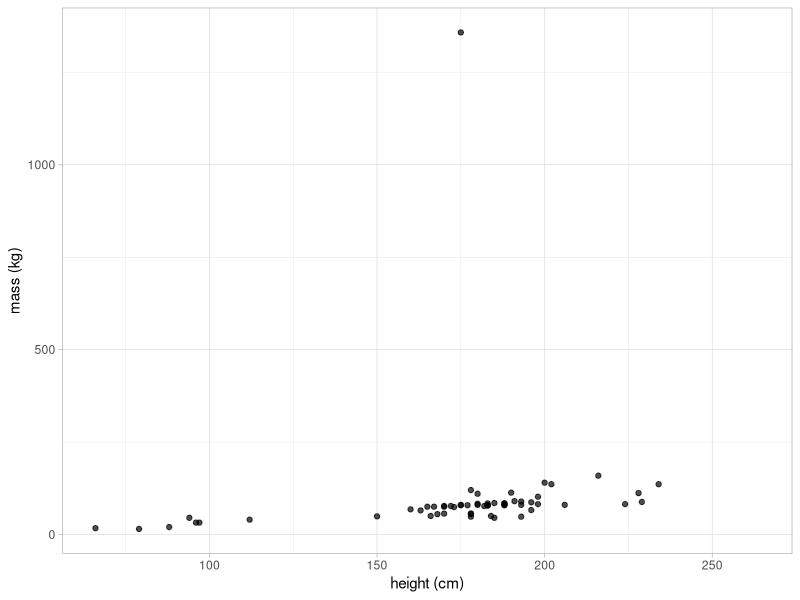
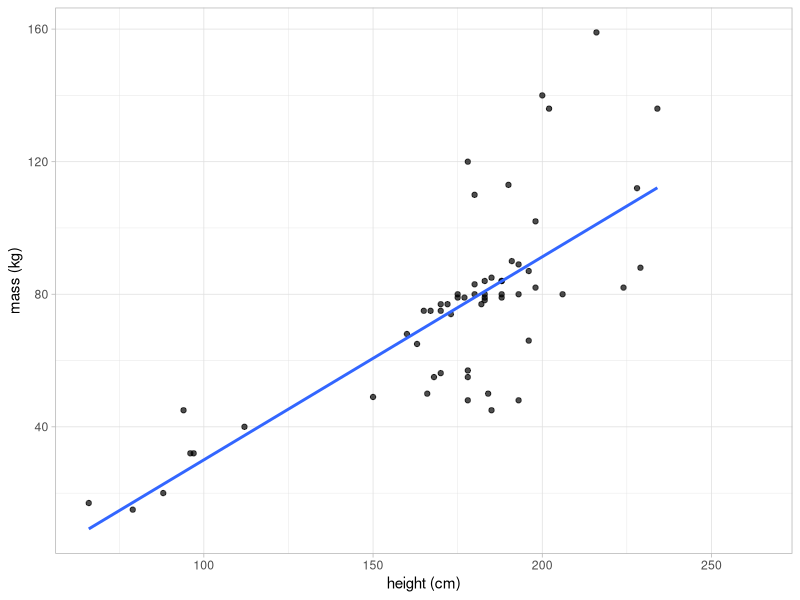

Recreate these plots in R, in order.
## ---- chunk 1
#| label: setup

library(dplyr)
library(ggplot2)

theme_set(theme_light())
## ---- chunk 2
#| label: glimpse

glimpse(starwars)
## ---- chunk 3
#| label: summary-table

starwars |>
  group_by(sex) |>
  summarise(
    n           = n(),
    mean_height = mean(height, na.rm = TRUE),
    mean_mass   = mean(mass,   na.rm = TRUE),
    .groups     = "drop"
  ) |>
  mutate(across(where(is.numeric), \(x) round(x, 1)))
## ---- chunk 4
#| label: fig-scatter
#| fig-cap: "Height and mass for every character with both recorded."

starwars |>
  ggplot(aes(height, mass)) +
  geom_point(alpha = 0.7) +
  labs(x = "height (cm)", y = "mass (kg)")
## ---- chunk 5
#| label: heaviest

starwars |>
  select(name, height, mass, species) |>
  arrange(desc(mass)) |>
  head(3)
## ---- chunk 6
#| label: correlations

r_all <- cor(starwars$height, starwars$mass, use = "complete.obs")

no_jabba <- starwars |> filter(!grepl("Jabba", name))

r_nojabba <- cor(no_jabba$height, no_jabba$mass, use = "complete.obs")

c(all = r_all, without_jabba = r_nojabba) |> round(3)
## ---- chunk 7
#| label: fig-scatter-2
#| fig-cap: "The same plot with Jabba removed."

no_jabba |>
  ggplot(aes(height, mass)) +
  geom_point(alpha = 0.7) +
  geom_smooth(method = "lm", formula = y ~ x, se = FALSE) +
  labs(x = "height (cm)", y = "mass (kg)")
